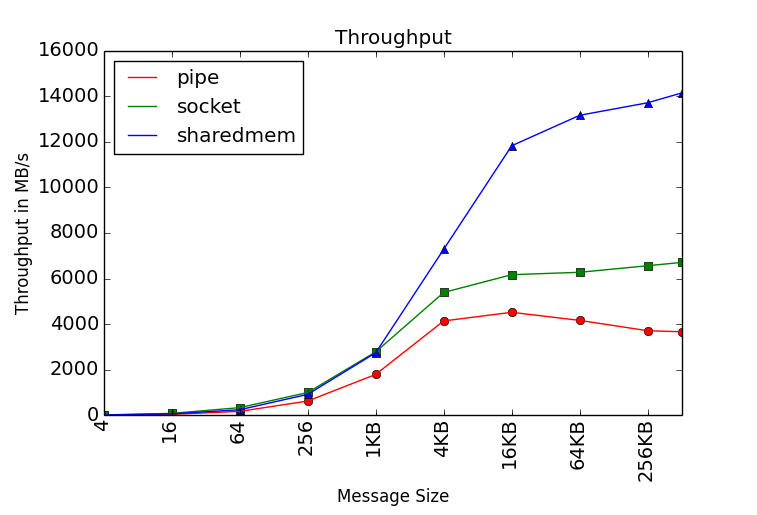

This figure's Python source:
import numpy as np
import matplotlib.pyplot as plt

with open("output/pipe_s4.txt") as f1:
    data1 = f1.read()
with open("output/pipe_s16.txt") as f2:
    data2 = f2.read()
with open("output/pipe_s64.txt") as f3:
    data3 = f3.read()
with open("output/pipe_s256.txt") as f4:
    data4 = f4.read()
with open("output/pipe_s1024.txt") as f5:
    data5 = f5.read()
with open("output/pipe_s4096.txt") as f6:
    data6 = f6.read()
with open("output/pipe_s16k.txt") as f7:
    data7 = f7.read()
with open("output/pipe_s64k.txt") as f8:
    data8 = f8.read()
with open("output/pipe_s256k.txt") as f9:
    data9 = f9.read()
with open("output/pipe_s512k.txt") as f10:
    data10 = f10.read()

with open("output/socket_s4.txt") as f1:
    data11 = f1.read()
with open("output/socket_s16.txt") as f2:
    data12 = f2.read()
with open("output/socket_s64.txt") as f3:
    data13 = f3.read()
with open("output/socket_s256.txt") as f4:
    data14 = f4.read()
with open("output/socket_s1024.txt") as f5:
    data15 = f5.read()
with open("output/socket_s4096.txt") as f6:
    data16 = f6.read()
with open("output/socket_s16k.txt") as f7:
    data17 = f7.read()
with open("output/socket_s64k.txt") as f8:
    data18 = f8.read()
with open("output/socket_s256k.txt") as f9:
    data19 = f9.read()
with open("output/socket_s512k.txt") as f10:
    data20 = f10.read()


with open("output/smemipc_s4.txt") as f1:
    data21 = f1.read()
with open("output/smemipc_s16.txt") as f2:
    data22 = f2.read()
with open("output/smemipc_s64.txt") as f3:
    data23 = f3.read()
with open("output/smemipc_s256.txt") as f4:
    data24 = f4.read()
with open("output/smemipc_s1024.txt") as f5:
    data25 = f5.read()
with open("output/smemipc_s4096.txt") as f6:
    data26 = f6.read()
with open("output/smemipc_s16k.txt") as f7:
    data27 = f7.read()
with open("output/smemipc_s64k.txt") as f8:
    data28 = f8.read()
with open("output/smemipc_s256k.txt") as f9:
    data29 = f9.read()
with open("output/smemipc_s512k.txt") as f10:
    data30 = f10.read()

data1 = data1[:-1]
data2 = data2[:-1]
data3 = data3[:-1]
data4 = data4[:-1]
data5 = data5[:-1]
data6 = data6[:-1]
data7 = data7[:-1]
data8 = data8[:-1]
data9 = data9[:-1]
data10 = data10[:-1]


data11 = data11[:-1]
data12 = data12[:-1]
data13 = data13[:-1]
data14 = data14[:-1]
data15 = data15[:-1]
data16 = data16[:-1]
data17 = data17[:-1]
data18 = data18[:-1]
data19 = data19[:-1]
data20 = data20[:-1]


data21 = data21[:-1]
data22 = data22[:-1]
data23 = data23[:-1]
data24 = data24[:-1]
data25 = data25[:-1]
data26 = data26[:-1]
data27 = data27[:-1]
data28 = data28[:-1]
data29 = data29[:-1]
data30 = data30[:-1]

data1 = data1.split('\n')
data2 = data2.split('\n')
data3 = data3.split('\n')
data4 = data4.split('\n')
data5 = data5.split('\n')
data6 = data6.split('\n')
data7 = data7.split('\n')
data8 = data8.split('\n')
data9 = data9.split('\n')
data10 = data10.split('\n')

data11 = data11.split('\n')
data12 = data12.split('\n')
data13 = data13.split('\n')
data14 = data14.split('\n')
data15 = data15.split('\n')
data16 = data16.split('\n')
data17 = data17.split('\n')
data18 = data18.split('\n')
data19 = data19.split('\n')
data20 = data20.split('\n')

data21 = data21.split('\n')
data22 = data22.split('\n')
data23 = data23.split('\n')
data24 = data24.split('\n')
data25 = data25.split('\n')
data26 = data26.split('\n')
data27 = data27.split('\n')
data28 = data28.split('\n')
data29 = data29.split('\n')
data30 = data30.split('\n')


y1 = map(float, [row.split(' ')[0] for row in data1])
y2 = map(float, [row.split(' ')[0] for row in data2])
y3 = map(float, [row.split(' ')[0] for row in data3])
y4 = map(float, [row.split(' ')[0] for row in data4])
y5 = map(float, [row.split(' ')[0] for row in data5])
y6 = map(float, [row.split(' ')[0] for row in data6])
y7 = map(float, [row.split(' ')[0] for row in data7])
y8 = map(float, [row.split(' ')[0] for row in data8])
y9 = map(float, [row.split(' ')[0] for row in data9])
y10 = map(float, [row.split(' ')[0] for row in data10])
y = []
y.append(max(y1))
y.append(max(y2))
y.append(max(y3))
y.append(max(y4))
y.append(max(y5))
y.append(max(y6))
y.append(max(y7))
y.append(max(y8))
y.append(max(y9))
y.append(max(y10))


y1 = map(float, [row.split(' ')[0] for row in data11])
y2 = map(float, [row.split(' ')[0] for row in data12])
y3 = map(float, [row.split(' ')[0] for row in data13])
y4 = map(float, [row.split(' ')[0] for row in data14])
y5 = map(float, [row.split(' ')[0] for row in data15])
y6 = map(float, [row.split(' ')[0] for row in data16])
y7 = map(float, [row.split(' ')[0] for row in data17])
y8 = map(float, [row.split(' ')[0] for row in data18])
y9 = map(float, [row.split(' ')[0] for row in data19])
y10 = map(float, [row.split(' ')[0] for row in data20])
z = []
z.append(max(y1))
z.append(max(y2))
z.append(max(y3))
z.append(max(y4))
z.append(max(y5))
z.append(max(y6))
z.append(max(y7))
z.append(max(y8))
z.append(max(y9))
z.append(max(y10))


y1 = map(float, [row.split(' ')[0] for row in data21])
y2 = map(float, [row.split(' ')[0] for row in data22])
y3 = map(float, [row.split(' ')[0] for row in data23])
y4 = map(float, [row.split(' ')[0] for row in data24])
y5 = map(float, [row.split(' ')[0] for row in data25])
y6 = map(float, [row.split(' ')[0] for row in data26])
y7 = map(float, [row.split(' ')[0] for row in data27])
y8 = map(float, [row.split(' ')[0] for row in data28])
y9 = map(float, [row.split(' ')[0] for row in data29])
y10 = map(float, [row.split(' ')[0] for row in data30])
w = []
w.append(max(y1))
w.append(max(y2))
w.append(max(y3))
w.append(max(y4))
w.append(max(y5))
w.append(max(y6))
w.append(max(y7))
w.append(max(y8))
w.append(max(y9))
w.append(max(y10))


x = ['4', '16', '64', '256', '1024', '4096', '16384', '65536', '262144', '524288']
fig = plt.figure()

ax1 = fig.add_subplot(111)

ax1.set_title("Throughput")
ax1.set_xlabel('Message Size')
ax1.set_ylabel('Throughput in MB/s')

ax1.plot(x,y, 'ro', x, z, 'gs', x, w, 'b^')
ax1.plot(x, y, c='r', label='pipe')
ax1.plot(x, z, c='g', label='socket')
ax1.plot(x, w, c='b', label='sharedmem')

leg = ax1.legend()
ax1.set_xscale('log', basex=2)
xlabels = ['0', '4', '16', '64', '256', '1KB', '4KB', '16KB', '64KB', '256KB', '512KB']
ax1.set_xticklabels(xlabels, rotation='vertical')
plt.tick_params(axis='both', which='major', labelsize=14)

ax1.legend(loc=2)
plt.show()
